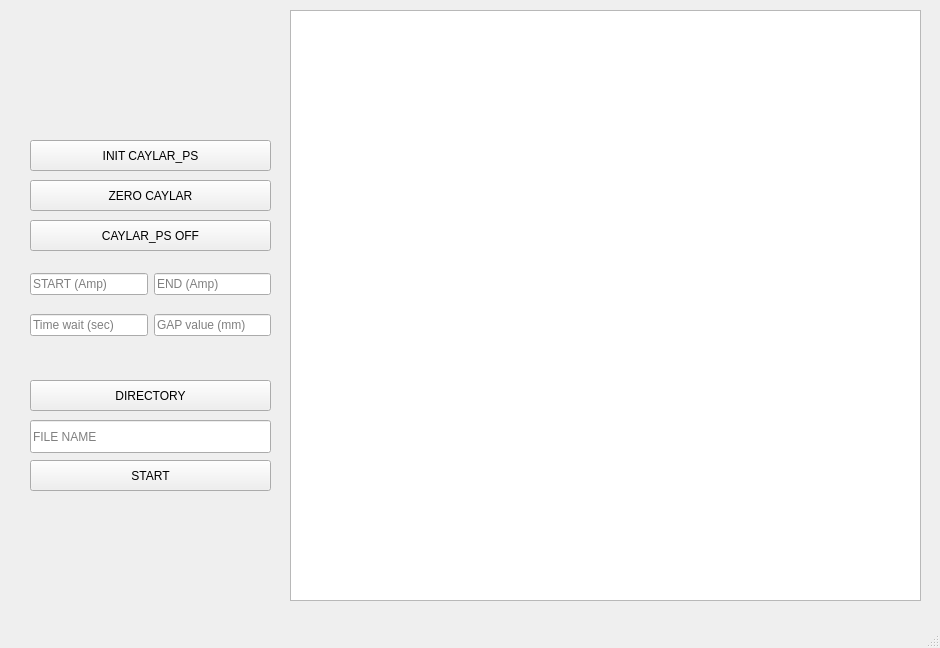
<?xml version="1.0" encoding="UTF-8"?>
<ui version="4.0">
 <class>MainWindow</class>
 <widget class="QMainWindow" name="MainWindow">
  <property name="geometry">
   <rect>
    <x>0</x>
    <y>0</y>
    <width>940</width>
    <height>648</height>
   </rect>
  </property>
  <property name="windowTitle">
   <string>MainWindow</string>
  </property>
  <widget class="QWidget" name="centralwidget">
   <widget class="PlotWidget" name="plotField">
    <property name="geometry">
     <rect>
      <x>290</x>
      <y>10</y>
      <width>631</width>
      <height>591</height>
     </rect>
    </property>
   </widget>
   <widget class="QWidget" name="gridLayoutWidget">
    <property name="geometry">
     <rect>
      <x>30</x>
      <y>260</y>
      <width>241</width>
      <height>91</height>
     </rect>
    </property>
    <layout class="QGridLayout" name="gridLayout">
     <item row="0" column="1">
      <widget class="QLineEdit" name="endField">
       <property name="placeholderText">
        <string>END (Amp)</string>
       </property>
      </widget>
     </item>
     <item row="0" column="0">
      <widget class="QLineEdit" name="startField">
       <property name="placeholderText">
        <string>START (Amp)</string>
       </property>
      </widget>
     </item>
     <item row="1" column="0">
      <widget class="QLineEdit" name="lineEdit">
       <property name="placeholderText">
        <string>Time wait (sec)</string>
       </property>
      </widget>
     </item>
     <item row="1" column="1">
      <widget class="QLineEdit" name="gapValue">
       <property name="placeholderText">
        <string>GAP value (mm)</string>
       </property>
      </widget>
     </item>
    </layout>
   </widget>
   <widget class="QLineEdit" name="outFileName">
    <property name="geometry">
     <rect>
      <x>30</x>
      <y>420</y>
      <width>241</width>
      <height>33</height>
     </rect>
    </property>
    <property name="placeholderText">
     <string>FILE NAME</string>
    </property>
   </widget>
   <widget class="QPushButton" name="startFieldScan">
    <property name="geometry">
     <rect>
      <x>30</x>
      <y>460</y>
      <width>241</width>
      <height>31</height>
     </rect>
    </property>
    <property name="text">
     <string>START</string>
    </property>
   </widget>
   <widget class="QPushButton" name="chooseDir">
    <property name="geometry">
     <rect>
      <x>30</x>
      <y>380</y>
      <width>241</width>
      <height>31</height>
     </rect>
    </property>
    <property name="text">
     <string>DIRECTORY</string>
    </property>
   </widget>
   <widget class="QPushButton" name="initCaylarPS">
    <property name="geometry">
     <rect>
      <x>30</x>
      <y>140</y>
      <width>241</width>
      <height>31</height>
     </rect>
    </property>
    <property name="text">
     <string>INIT CAYLAR_PS</string>
    </property>
   </widget>
   <widget class="QPushButton" name="zeroCaylar">
    <property name="geometry">
     <rect>
      <x>30</x>
      <y>180</y>
      <width>241</width>
      <height>31</height>
     </rect>
    </property>
    <property name="text">
     <string>ZERO CAYLAR</string>
    </property>
   </widget>
   <widget class="QPushButton" name="offCaylar">
    <property name="geometry">
     <rect>
      <x>30</x>
      <y>220</y>
      <width>241</width>
      <height>31</height>
     </rect>
    </property>
    <property name="text">
     <string>CAYLAR_PS OFF</string>
    </property>
   </widget>
  </widget>
  <widget class="QStatusBar" name="statusbar"/>
 </widget>
 <customwidgets>
  <customwidget>
   <class>PlotWidget</class>
   <extends>QGraphicsView</extends>
   <header>pyqtgraph</header>
  </customwidget>
 </customwidgets>
 <resources/>
 <connections/>
</ui>
